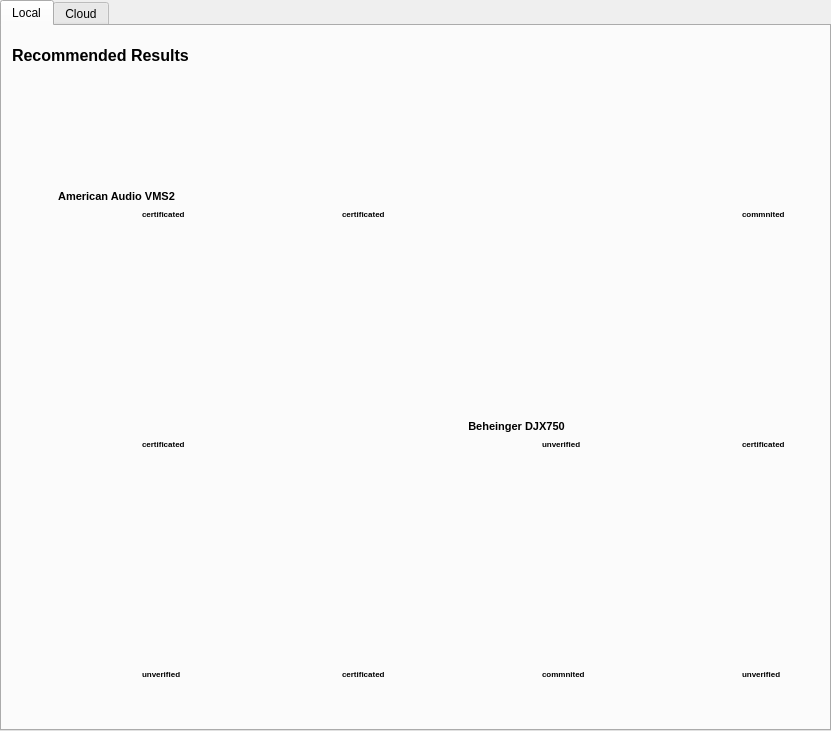
  <widget class="QTabWidget" name="tabWidget">
   <property name="geometry">
    <rect>
     <x>0</x>
     <y>100</y>
     <width>831</width>
     <height>731</height>
    </rect>
   </property>
   <property name="toolTip">
    <string>&lt;html&gt;&lt;head/&gt;&lt;body&gt;&lt;p&gt;Midi controller name or manufacturers&lt;/p&gt;&lt;/body&gt;&lt;/html&gt;</string>
   </property>
   <property name="currentIndex">
    <number>0</number>
   </property>
   <widget class="QWidget" name="tab">
    <attribute name="title">
     <string>Local</string>
    </attribute>
    <widget class="QLabel" name="label_7">
     <property name="geometry">
      <rect>
       <x>0</x>
       <y>350</y>
       <width>31</width>
       <height>31</height>
      </rect>
     </property>
     <property name="text">
      <string/>
     </property>
     <property name="pixmap">
      <pixmap>1367240242_stock_mail-filters-apply.png</pixmap>
     </property>
    </widget>
    <widget class="QLabel" name="label_8">
     <property name="geometry">
      <rect>
       <x>790</x>
       <y>350</y>
       <width>31</width>
       <height>41</height>
      </rect>
     </property>
     <property name="text">
      <string/>
     </property>
     <property name="pixmap">
      <pixmap>1367240250_stock_mail-filters-apply.png</pixmap>
     </property>
    </widget>
    <widget class="QWidget" name="widget_17" native="true">
     <property name="geometry">
      <rect>
       <x>40</x>
       <y>280</y>
       <width>151</width>
       <height>171</height>
      </rect>
     </property>
     <widget class="QLabel" name="label_15">
      <property name="geometry">
       <rect>
        <x>0</x>
        <y>150</y>
        <width>147</width>
        <height>19</height>
       </rect>
      </property>
      <property name="text">
       <string/>
      </property>
      <property name="pixmap">
       <pixmap>4starts.png</pixmap>
      </property>
      <property name="alignment">
       <set>Qt::AlignCenter</set>
      </property>
     </widget>
     <widget class="QLabel" name="label_16">
      <property name="geometry">
       <rect>
        <x>19</x>
        <y>10</y>
        <width>111</width>
        <height>89</height>
       </rect>
      </property>
      <property name="minimumSize">
       <size>
        <width>80</width>
        <height>80</height>
       </size>
      </property>
      <property name="text">
       <string/>
      </property>
      <property name="pixmap">
       <pixmap>460x288_mpc5000_top (1).png</pixmap>
      </property>
     </widget>
     <widget class="QLabel" name="label_69">
      <property name="geometry">
       <rect>
        <x>20</x>
        <y>130</y>
        <width>51</width>
        <height>17</height>
       </rect>
      </property>
      <property name="text">
       <string/>
      </property>
      <property name="pixmap">
       <pixmap>logo_mixxx.png</pixmap>
      </property>
      <property name="scaledContents">
       <bool>true</bool>
      </property>
     </widget>
     <widget class="QLabel" name="label_70">
      <property name="geometry">
       <rect>
        <x>80</x>
        <y>130</y>
        <width>16</width>
        <height>17</height>
       </rect>
      </property>
      <property name="text">
       <string/>
      </property>
      <property name="pixmap">
       <pixmap>right.png</pixmap>
      </property>
     </widget>
     <widget class="QLabel" name="label_71">
      <property name="geometry">
       <rect>
        <x>100</x>
        <y>130</y>
        <width>51</width>
        <height>17</height>
       </rect>
      </property>
      <property name="text">
       <string>&lt;html&gt;&lt;head/&gt;&lt;body&gt;&lt;p&gt;&lt;span style=&quot; font-size:6pt; font-weight:600;&quot;&gt;certificated&lt;/span&gt;&lt;/p&gt;&lt;/body&gt;&lt;/html&gt;</string>
      </property>
     </widget>
    </widget>
    <widget class="QWidget" name="widget_25" native="true">
     <property name="geometry">
      <rect>
       <x>40</x>
       <y>510</y>
       <width>151</width>
       <height>171</height>
      </rect>
     </property>
     <widget class="QLabel" name="label_21">
      <property name="geometry">
       <rect>
        <x>0</x>
        <y>150</y>
        <width>147</width>
        <height>19</height>
       </rect>
      </property>
      <property name="text">
       <string/>
      </property>
      <property name="pixmap">
       <pixmap>1starts.png</pixmap>
      </property>
      <property name="alignment">
       <set>Qt::AlignCenter</set>
      </property>
     </widget>
     <widget class="QLabel" name="label_22">
      <property name="geometry">
       <rect>
        <x>40</x>
        <y>10</y>
        <width>80</width>
        <height>89</height>
       </rect>
      </property>
      <property name="minimumSize">
       <size>
        <width>80</width>
        <height>80</height>
       </size>
      </property>
      <property name="text">
       <string/>
      </property>
      <property name="pixmap">
       <pixmap>DX626_P0156_Top_XL.png</pixmap>
      </property>
     </widget>
     <widget class="QLabel" name="label_75">
      <property name="geometry">
       <rect>
        <x>20</x>
        <y>130</y>
        <width>51</width>
        <height>17</height>
       </rect>
      </property>
      <property name="text">
       <string/>
      </property>
      <property name="pixmap">
       <pixmap>forum.png</pixmap>
      </property>
      <property name="scaledContents">
       <bool>true</bool>
      </property>
     </widget>
     <widget class="QLabel" name="label_76">
      <property name="geometry">
       <rect>
        <x>80</x>
        <y>130</y>
        <width>16</width>
        <height>17</height>
       </rect>
      </property>
      <property name="text">
       <string/>
      </property>
      <property name="pixmap">
       <pixmap>alert.png</pixmap>
      </property>
     </widget>
     <widget class="QLabel" name="label_77">
      <property name="geometry">
       <rect>
        <x>100</x>
        <y>130</y>
        <width>51</width>
        <height>17</height>
       </rect>
      </property>
      <property name="text">
       <string>&lt;html&gt;&lt;head/&gt;&lt;body&gt;&lt;p&gt;&lt;span style=&quot; font-size:6pt; font-weight:600;&quot;&gt;unverified&lt;/span&gt;&lt;/p&gt;&lt;/body&gt;&lt;/html&gt;</string>
      </property>
     </widget>
    </widget>
    <widget class="QWidget" name="widget_27" native="true">
     <property name="geometry">
      <rect>
       <x>240</x>
       <y>510</y>
       <width>151</width>
       <height>171</height>
      </rect>
     </property>
     <widget class="QLabel" name="label_42">
      <property name="geometry">
       <rect>
        <x>0</x>
        <y>150</y>
        <width>147</width>
        <height>19</height>
       </rect>
      </property>
      <property name="text">
       <string/>
      </property>
      <property name="pixmap">
       <pixmap>5fullstars.png</pixmap>
      </property>
      <property name="alignment">
       <set>Qt::AlignCenter</set>
      </property>
     </widget>
     <widget class="QLabel" name="label_43">
      <property name="geometry">
       <rect>
        <x>19</x>
        <y>10</y>
        <width>111</width>
        <height>89</height>
       </rect>
      </property>
      <property name="minimumSize">
       <size>
        <width>80</width>
        <height>80</height>
       </size>
      </property>
      <property name="text">
       <string/>
      </property>
      <property name="pixmap">
       <pixmap>lpd8_web_med_copy.png</pixmap>
      </property>
     </widget>
     <widget class="QLabel" name="label_81">
      <property name="geometry">
       <rect>
        <x>20</x>
        <y>130</y>
        <width>51</width>
        <height>17</height>
       </rect>
      </property>
      <property name="text">
       <string/>
      </property>
      <property name="pixmap">
       <pixmap>logo_mixxx.png</pixmap>
      </property>
      <property name="scaledContents">
       <bool>true</bool>
      </property>
     </widget>
     <widget class="QLabel" name="label_82">
      <property name="geometry">
       <rect>
        <x>80</x>
        <y>130</y>
        <width>16</width>
        <height>17</height>
       </rect>
      </property>
      <property name="text">
       <string/>
      </property>
      <property name="pixmap">
       <pixmap>right.png</pixmap>
      </property>
     </widget>
     <widget class="QLabel" name="label_83">
      <property name="geometry">
       <rect>
        <x>100</x>
        <y>130</y>
        <width>51</width>
        <height>17</height>
       </rect>
      </property>
      <property name="text">
       <string>&lt;html&gt;&lt;head/&gt;&lt;body&gt;&lt;p&gt;&lt;span style=&quot; font-size:6pt; font-weight:600;&quot;&gt;certificated&lt;/span&gt;&lt;/p&gt;&lt;/body&gt;&lt;/html&gt;</string>
      </property>
     </widget>
    </widget>
    <widget class="QWidget" name="widget_28" native="true">
     <property name="geometry">
      <rect>
       <x>640</x>
       <y>50</y>
       <width>151</width>
       <height>171</height>
      </rect>
     </property>
     <widget class="QLabel" name="label_45">
      <property name="geometry">
       <rect>
        <x>0</x>
        <y>150</y>
        <width>147</width>
        <height>19</height>
       </rect>
      </property>
      <property name="text">
       <string/>
      </property>
      <property name="pixmap">
       <pixmap>2stars.png</pixmap>
      </property>
      <property name="alignment">
       <set>Qt::AlignCenter</set>
      </property>
     </widget>
     <widget class="QLabel" name="label_46">
      <property name="geometry">
       <rect>
        <x>40</x>
        <y>10</y>
        <width>81</width>
        <height>89</height>
       </rect>
      </property>
      <property name="minimumSize">
       <size>
        <width>80</width>
        <height>80</height>
       </size>
      </property>
      <property name="text">
       <string/>
      </property>
      <property name="pixmap">
       <pixmap>QD-6.jpg</pixmap>
      </property>
     </widget>
     <widget class="QLabel" name="label_84">
      <property name="geometry">
       <rect>
        <x>20</x>
        <y>130</y>
        <width>51</width>
        <height>17</height>
       </rect>
      </property>
      <property name="text">
       <string/>
      </property>
      <property name="textFormat">
       <enum>Qt::AutoText</enum>
      </property>
      <property name="pixmap">
       <pixmap>logo_mixxx.png</pixmap>
      </property>
      <property name="scaledContents">
       <bool>true</bool>
      </property>
     </widget>
     <widget class="QLabel" name="label_85">
      <property name="geometry">
       <rect>
        <x>80</x>
        <y>130</y>
        <width>16</width>
        <height>17</height>
       </rect>
      </property>
      <property name="text">
       <string/>
      </property>
      <property name="pixmap">
       <pixmap>question.png</pixmap>
      </property>
     </widget>
     <widget class="QLabel" name="label_86">
      <property name="geometry">
       <rect>
        <x>100</x>
        <y>130</y>
        <width>51</width>
        <height>17</height>
       </rect>
      </property>
      <property name="text">
       <string>&lt;html&gt;&lt;head/&gt;&lt;body&gt;&lt;p&gt;&lt;span style=&quot; font-size:6pt; font-weight:600;&quot;&gt;commnited&lt;/span&gt;&lt;/p&gt;&lt;/body&gt;&lt;/html&gt;</string>
      </property>
     </widget>
     <widget class="QWidget" name="widget_29" native="true">
      <property name="geometry">
       <rect>
        <x>130</x>
        <y>170</y>
        <width>151</width>
        <height>171</height>
       </rect>
      </property>
      <widget class="QLabel" name="label_47">
       <property name="geometry">
        <rect>
         <x>0</x>
         <y>100</y>
         <width>149</width>
         <height>21</height>
        </rect>
       </property>
       <property name="layoutDirection">
        <enum>Qt::LeftToRight</enum>
       </property>
       <property name="text">
        <string>&lt;html&gt;&lt;head/&gt;&lt;body&gt;&lt;p&gt;&lt;span style=&quot; font-size:10pt; font-weight:600;&quot;&gt;American Audio VMS2&lt;/span&gt;&lt;/p&gt;&lt;/body&gt;&lt;/html&gt;</string>
       </property>
       <property name="alignment">
        <set>Qt::AlignCenter</set>
       </property>
      </widget>
      <widget class="QLabel" name="label_48">
       <property name="geometry">
        <rect>
         <x>0</x>
         <y>150</y>
         <width>147</width>
         <height>19</height>
        </rect>
       </property>
       <property name="text">
        <string/>
       </property>
       <property name="pixmap">
        <pixmap>5fullstars.png</pixmap>
       </property>
       <property name="alignment">
        <set>Qt::AlignCenter</set>
       </property>
      </widget>
      <widget class="QLabel" name="label_49">
       <property name="geometry">
        <rect>
         <x>19</x>
         <y>10</y>
         <width>111</width>
         <height>89</height>
        </rect>
       </property>
       <property name="minimumSize">
        <size>
         <width>80</width>
         <height>80</height>
        </size>
       </property>
       <property name="text">
        <string/>
       </property>
       <property name="pixmap">
        <pixmap>american-audio-vms2_new.jpg</pixmap>
       </property>
      </widget>
      <widget class="QLabel" name="label_87">
       <property name="geometry">
        <rect>
         <x>20</x>
         <y>130</y>
         <width>51</width>
         <height>17</height>
        </rect>
       </property>
       <property name="text">
        <string/>
       </property>
       <property name="pixmap">
        <pixmap>logo.png</pixmap>
       </property>
      </widget>
      <widget class="QLabel" name="label_88">
       <property name="geometry">
        <rect>
         <x>80</x>
         <y>130</y>
         <width>16</width>
         <height>17</height>
        </rect>
       </property>
       <property name="text">
        <string/>
       </property>
       <property name="pixmap">
        <pixmap>right.png</pixmap>
       </property>
      </widget>
      <widget class="QLabel" name="label_89">
       <property name="geometry">
        <rect>
         <x>100</x>
         <y>130</y>
         <width>51</width>
         <height>17</height>
        </rect>
       </property>
       <property name="text">
        <string>&lt;html&gt;&lt;head/&gt;&lt;body&gt;&lt;p&gt;&lt;span style=&quot; font-size:6pt; font-weight:600;&quot;&gt;certificated&lt;/span&gt;&lt;/p&gt;&lt;/body&gt;&lt;/html&gt;</string>
       </property>
      </widget>
     </widget>
    </widget>
    <widget class="QWidget" name="widget_30" native="true">
     <property name="geometry">
      <rect>
       <x>440</x>
       <y>510</y>
       <width>151</width>
       <height>171</height>
      </rect>
     </property>
     <widget class="QLabel" name="label_51">
      <property name="geometry">
       <rect>
        <x>0</x>
        <y>150</y>
        <width>147</width>
        <height>19</height>
       </rect>
      </property>
      <property name="text">
       <string/>
      </property>
      <property name="pixmap">
       <pixmap>3starts.png</pixmap>
      </property>
      <property name="alignment">
       <set>Qt::AlignCenter</set>
      </property>
     </widget>
     <widget class="QLabel" name="label_52">
      <property name="geometry">
       <rect>
        <x>19</x>
        <y>10</y>
        <width>111</width>
        <height>89</height>
       </rect>
      </property>
      <property name="minimumSize">
       <size>
        <width>80</width>
        <height>80</height>
       </size>
      </property>
      <property name="text">
       <string/>
      </property>
      <property name="pixmap">
       <pixmap>apc40_web_med.png</pixmap>
      </property>
     </widget>
     <widget class="QLabel" name="label_90">
      <property name="geometry">
       <rect>
        <x>20</x>
        <y>130</y>
        <width>51</width>
        <height>17</height>
       </rect>
      </property>
      <property name="text">
       <string/>
      </property>
      <property name="pixmap">
       <pixmap>logo_mixxx.png</pixmap>
      </property>
      <property name="scaledContents">
       <bool>true</bool>
      </property>
     </widget>
     <widget class="QLabel" name="label_91">
      <property name="geometry">
       <rect>
        <x>80</x>
        <y>130</y>
        <width>16</width>
        <height>17</height>
       </rect>
      </property>
      <property name="text">
       <string/>
      </property>
      <property name="pixmap">
       <pixmap>question.png</pixmap>
      </property>
     </widget>
     <widget class="QLabel" name="label_92">
      <property name="geometry">
       <rect>
        <x>100</x>
        <y>130</y>
        <width>51</width>
        <height>17</height>
       </rect>
      </property>
      <property name="text">
       <string>&lt;html&gt;&lt;head/&gt;&lt;body&gt;&lt;p&gt;&lt;span style=&quot; font-size:6pt; font-weight:600;&quot;&gt;commnited&lt;/span&gt;&lt;/p&gt;&lt;/body&gt;&lt;/html&gt;</string>
      </property>
     </widget>
    </widget>
    <widget class="QWidget" name="widget_31" native="true">
     <property name="geometry">
      <rect>
       <x>640</x>
       <y>280</y>
       <width>151</width>
       <height>171</height>
      </rect>
     </property>
     <widget class="QLabel" name="label_54">
      <property name="geometry">
       <rect>
        <x>0</x>
        <y>150</y>
        <width>147</width>
        <height>19</height>
       </rect>
      </property>
      <property name="text">
       <string/>
      </property>
      <property name="pixmap">
       <pixmap>5fullstars.png</pixmap>
      </property>
      <property name="alignment">
       <set>Qt::AlignCenter</set>
      </property>
     </widget>
     <widget class="QLabel" name="label_55">
      <property name="geometry">
       <rect>
        <x>30</x>
        <y>10</y>
        <width>101</width>
        <height>89</height>
       </rect>
      </property>
      <property name="minimumSize">
       <size>
        <width>80</width>
        <height>80</height>
       </size>
      </property>
      <property name="text">
       <string/>
      </property>
      <property name="pixmap">
       <pixmap>mpd24_top_med.png</pixmap>
      </property>
     </widget>
     <widget class="QLabel" name="label_94">
      <property name="geometry">
       <rect>
        <x>80</x>
        <y>130</y>
        <width>16</width>
        <height>17</height>
       </rect>
      </property>
      <property name="text">
       <string/>
      </property>
      <property name="pixmap">
       <pixmap>right.png</pixmap>
      </property>
     </widget>
     <widget class="QLabel" name="label_95">
      <property name="geometry">
       <rect>
        <x>100</x>
        <y>130</y>
        <width>51</width>
        <height>17</height>
       </rect>
      </property>
      <property name="text">
       <string>&lt;html&gt;&lt;head/&gt;&lt;body&gt;&lt;p&gt;&lt;span style=&quot; font-size:6pt; font-weight:600;&quot;&gt;certificated&lt;/span&gt;&lt;/p&gt;&lt;/body&gt;&lt;/html&gt;</string>
      </property>
     </widget>
    </widget>
    <widget class="QWidget" name="widget_32" native="true">
     <property name="geometry">
      <rect>
       <x>640</x>
       <y>510</y>
       <width>151</width>
       <height>171</height>
      </rect>
     </property>
     <widget class="QLabel" name="label_57">
      <property name="geometry">
       <rect>
        <x>0</x>
        <y>150</y>
        <width>147</width>
        <height>19</height>
       </rect>
      </property>
      <property name="text">
       <string/>
      </property>
      <property name="pixmap">
       <pixmap>1starts.png</pixmap>
      </property>
      <property name="alignment">
       <set>Qt::AlignCenter</set>
      </property>
     </widget>
     <widget class="QLabel" name="label_58">
      <property name="geometry">
       <rect>
        <x>19</x>
        <y>10</y>
        <width>111</width>
        <height>89</height>
       </rect>
      </property>
      <property name="minimumSize">
       <size>
        <width>80</width>
        <height>80</height>
       </size>
      </property>
      <property name="text">
       <string/>
      </property>
      <property name="pixmap">
       <pixmap>lpk25_web_med.png</pixmap>
      </property>
     </widget>
     <widget class="QLabel" name="label_96">
      <property name="geometry">
       <rect>
        <x>20</x>
        <y>130</y>
        <width>51</width>
        <height>17</height>
       </rect>
      </property>
      <property name="text">
       <string/>
      </property>
      <property name="pixmap">
       <pixmap>logo_mixxx.png</pixmap>
      </property>
      <property name="scaledContents">
       <bool>true</bool>
      </property>
     </widget>
     <widget class="QLabel" name="label_97">
      <property name="geometry">
       <rect>
        <x>80</x>
        <y>130</y>
        <width>16</width>
        <height>17</height>
       </rect>
      </property>
      <property name="text">
       <string/>
      </property>
      <property name="pixmap">
       <pixmap>alert.png</pixmap>
      </property>
     </widget>
     <widget class="QLabel" name="label_98">
      <property name="geometry">
       <rect>
        <x>100</x>
        <y>130</y>
        <width>41</width>
        <height>17</height>
       </rect>
      </property>
      <property name="text">
       <string>&lt;html&gt;&lt;head/&gt;&lt;body&gt;&lt;p&gt;&lt;span style=&quot; font-size:6pt; font-weight:600;&quot;&gt;unverified&lt;/span&gt;&lt;/p&gt;&lt;/body&gt;&lt;/html&gt;</string>
      </property>
     </widget>
    </widget>
    <widget class="QWidget" name="widget_35" native="true">
     <property name="geometry">
      <rect>
       <x>240</x>
       <y>50</y>
       <width>151</width>
       <height>171</height>
      </rect>
     </property>
     <widget class="QLabel" name="label_105">
      <property name="geometry">
       <rect>
        <x>0</x>
        <y>150</y>
        <width>147</width>
        <height>19</height>
       </rect>
      </property>
      <property name="text">
       <string/>
      </property>
      <property name="pixmap">
       <pixmap>5fullstars.png</pixmap>
      </property>
      <property name="alignment">
       <set>Qt::AlignCenter</set>
      </property>
     </widget>
     <widget class="QLabel" name="label_106">
      <property name="geometry">
       <rect>
        <x>19</x>
        <y>10</y>
        <width>111</width>
        <height>89</height>
       </rect>
      </property>
      <property name="minimumSize">
       <size>
        <width>80</width>
        <height>80</height>
       </size>
      </property>
      <property name="text">
       <string/>
      </property>
      <property name="pixmap">
       <pixmap>american-audio-vms42.jpg</pixmap>
      </property>
     </widget>
     <widget class="QLabel" name="label_107">
      <property name="geometry">
       <rect>
        <x>20</x>
        <y>130</y>
        <width>51</width>
        <height>17</height>
       </rect>
      </property>
      <property name="text">
       <string/>
      </property>
      <property name="pixmap">
       <pixmap>logo_mixxx.png</pixmap>
      </property>
      <property name="scaledContents">
       <bool>true</bool>
      </property>
     </widget>
     <widget class="QLabel" name="label_108">
      <property name="geometry">
       <rect>
        <x>80</x>
        <y>130</y>
        <width>16</width>
        <height>17</height>
       </rect>
      </property>
      <property name="text">
       <string/>
      </property>
      <property name="pixmap">
       <pixmap>right.png</pixmap>
      </property>
     </widget>
     <widget class="QLabel" name="label_109">
      <property name="geometry">
       <rect>
        <x>100</x>
        <y>130</y>
        <width>51</width>
        <height>17</height>
       </rect>
      </property>
      <property name="text">
       <string>&lt;html&gt;&lt;head/&gt;&lt;body&gt;&lt;p&gt;&lt;span style=&quot; font-size:6pt; font-weight:600;&quot;&gt;certificated&lt;/span&gt;&lt;/p&gt;&lt;/body&gt;&lt;/html&gt;</string>
      </property>
     </widget>
    </widget>
    <widget class="QWidget" name="widget_33" native="true">
     <property name="geometry">
      <rect>
       <x>40</x>
       <y>50</y>
       <width>151</width>
       <height>171</height>
      </rect>
     </property>
     <widget class="QLabel" name="label_61">
      <property name="geometry">
       <rect>
        <x>0</x>
        <y>150</y>
        <width>147</width>
        <height>19</height>
       </rect>
      </property>
      <property name="text">
       <string/>
      </property>
      <property name="pixmap">
       <pixmap>5fullstars.png</pixmap>
      </property>
      <property name="alignment">
       <set>Qt::AlignCenter</set>
      </property>
     </widget>
     <widget class="QLabel" name="label_62">
      <property name="geometry">
       <rect>
        <x>19</x>
        <y>10</y>
        <width>111</width>
        <height>89</height>
       </rect>
      </property>
      <property name="minimumSize">
       <size>
        <width>80</width>
        <height>80</height>
       </size>
      </property>
      <property name="text">
       <string/>
      </property>
      <property name="pixmap">
       <pixmap>american-audio-vms2_new.jpg</pixmap>
      </property>
     </widget>
     <widget class="QLabel" name="label_102">
      <property name="geometry">
       <rect>
        <x>20</x>
        <y>130</y>
        <width>51</width>
        <height>17</height>
       </rect>
      </property>
      <property name="text">
       <string/>
      </property>
      <property name="pixmap">
       <pixmap>logo_mixxx.png</pixmap>
      </property>
      <property name="scaledContents">
       <bool>true</bool>
      </property>
     </widget>
     <widget class="QLabel" name="label_103">
      <property name="geometry">
       <rect>
        <x>80</x>
        <y>130</y>
        <width>16</width>
        <height>17</height>
       </rect>
      </property>
      <property name="text">
       <string/>
      </property>
      <property name="pixmap">
       <pixmap>right.png</pixmap>
      </property>
     </widget>
     <widget class="QLabel" name="label_104">
      <property name="geometry">
       <rect>
        <x>100</x>
        <y>130</y>
        <width>51</width>
        <height>17</height>
       </rect>
      </property>
      <property name="text">
       <string>&lt;html&gt;&lt;head/&gt;&lt;body&gt;&lt;p&gt;&lt;span style=&quot; font-size:6pt; font-weight:600;&quot;&gt;certificated&lt;/span&gt;&lt;/p&gt;&lt;/body&gt;&lt;/html&gt;</string>
      </property>
     </widget>
    </widget>
    <widget class="QLabel" name="label_117">
     <property name="geometry">
      <rect>
       <x>40</x>
       <y>160</y>
       <width>149</width>
       <height>21</height>
      </rect>
     </property>
     <property name="layoutDirection">
      <enum>Qt::LeftToRight</enum>
     </property>
     <property name="text">
      <string>&lt;html&gt;&lt;head/&gt;&lt;body&gt;&lt;p&gt;&lt;span style=&quot; font-size:8pt; font-weight:600;&quot;&gt;American Audio VMS2&lt;/span&gt;&lt;/p&gt;&lt;/body&gt;&lt;/html&gt;</string>
     </property>
     <property name="alignment">
      <set>Qt::AlignCenter</set>
     </property>
    </widget>
    <widget class="QLabel" name="label_3">
     <property name="geometry">
      <rect>
       <x>10</x>
       <y>20</y>
       <width>181</width>
       <height>17</height>
      </rect>
     </property>
     <property name="text">
      <string>&lt;html&gt;&lt;head/&gt;&lt;body&gt;&lt;p&gt;&lt;span style=&quot; font-size:12pt; font-weight:600;&quot;&gt;Recommended Results&lt;/span&gt;&lt;/p&gt;&lt;/body&gt;&lt;/html&gt;</string>
     </property>
    </widget>
    <widget class="QWidget" name="widget_34" native="true">
     <property name="geometry">
      <rect>
       <x>440</x>
       <y>280</y>
       <width>151</width>
       <height>171</height>
      </rect>
     </property>
     <widget class="QLabel" name="label_59">
      <property name="geometry">
       <rect>
        <x>0</x>
        <y>150</y>
        <width>147</width>
        <height>19</height>
       </rect>
      </property>
      <property name="text">
       <string/>
      </property>
      <property name="pixmap">
       <pixmap>1starts.png</pixmap>
      </property>
      <property name="alignment">
       <set>Qt::AlignCenter</set>
      </property>
     </widget>
     <widget class="QLabel" name="label_60">
      <property name="geometry">
       <rect>
        <x>40</x>
        <y>10</y>
        <width>80</width>
        <height>89</height>
       </rect>
      </property>
      <property name="minimumSize">
       <size>
        <width>80</width>
        <height>80</height>
       </size>
      </property>
      <property name="text">
       <string/>
      </property>
      <property name="pixmap">
       <pixmap>DJX750_P0956_Top_XL.png</pixmap>
      </property>
     </widget>
     <widget class="QLabel" name="label_99">
      <property name="geometry">
       <rect>
        <x>20</x>
        <y>130</y>
        <width>51</width>
        <height>17</height>
       </rect>
      </property>
      <property name="text">
       <string/>
      </property>
      <property name="pixmap">
       <pixmap>logo_mixxx.png</pixmap>
      </property>
      <property name="scaledContents">
       <bool>true</bool>
      </property>
     </widget>
     <widget class="QLabel" name="label_100">
      <property name="geometry">
       <rect>
        <x>80</x>
        <y>130</y>
        <width>16</width>
        <height>17</height>
       </rect>
      </property>
      <property name="text">
       <string/>
      </property>
      <property name="pixmap">
       <pixmap>alert.png</pixmap>
      </property>
     </widget>
     <widget class="QLabel" name="label_101">
      <property name="geometry">
       <rect>
        <x>100</x>
        <y>130</y>
        <width>41</width>
        <height>17</height>
       </rect>
      </property>
      <property name="text">
       <string>&lt;html&gt;&lt;head/&gt;&lt;body&gt;&lt;p&gt;&lt;span style=&quot; font-size:6pt; font-weight:600;&quot;&gt;unverified&lt;/span&gt;&lt;/p&gt;&lt;/body&gt;&lt;/html&gt;</string>
      </property>
     </widget>
    </widget>
    <widget class="QLabel" name="label_126">
     <property name="geometry">
      <rect>
       <x>440</x>
       <y>390</y>
       <width>149</width>
       <height>21</height>
      </rect>
     </property>
     <property name="layoutDirection">
      <enum>Qt::LeftToRight</enum>
     </property>
     <property name="text">
      <string>&lt;html&gt;&lt;head/&gt;&lt;body&gt;&lt;p&gt;&lt;span style=&quot; font-size:8pt; font-weight:600;&quot;&gt;Beheinger DJX750&lt;/span&gt;&lt;/p&gt;&lt;/body&gt;&lt;/html&gt;</string>
     </property>
     <property name="alignment">
      <set>Qt::AlignCenter</set>
     </property>
    </widget>
   </widget>
   <widget class="QWidget" name="tab_2">
    <attribute name="title">
     <string>Cloud</string>
    </attribute>
   </widget>
  </widget>
